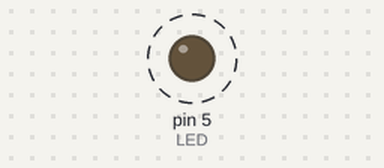
Simulated run of this sketch. Board: Arduino Uno, built with avr-gcc and run on an emulated ATmega328P. Shown: output pins drawn as LEDs (lit = HIGH). Dashed ring = blinking. What the sketch prints to the serial monitor is not drawn.

Above: at 0.5 s.
Timing chart, 0 to 4.6 s (numbered marks = the images above):
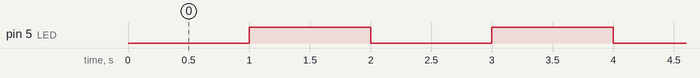

The sketch:

arduino-beispiel.ino
```cpp
#define LED 5

void setup() {
  // Initiate Serial communication
  Serial.begin(115200);
  // Set pin mode
  pinMode(LED, OUTPUT);

}

void loop() {
  delay(1000);
  digitalWrite(LED, HIGH);
  Serial.print("LED on\n");
  delay(1000);
  digitalWrite(LED, LOW);
  Serial.print("LED off\n");

}
```

Measured:
- by itself, pin 5 (LED): alternates HIGH for 1.0 s and LOW for 1.0 s
